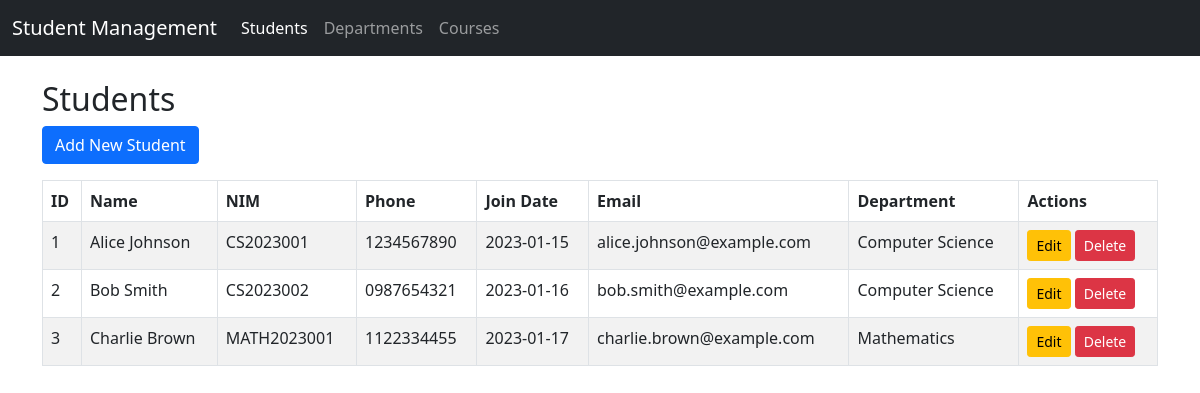
/tp_mvc/index.php, run on the app's committed database.
### tables this page shows
CREATE TABLE students (
    id INT AUTO_INCREMENT PRIMARY KEY,
    name VARCHAR(100) NOT NULL,
    nim VARCHAR(50) NOT NULL,
    phone VARCHAR(15),
    join_date DATE,
    email VARCHAR(100),
    address TEXT,
    department_id INT,
    FOREIGN KEY (department_id) REFERENCES departments(id)
);

CREATE TABLE departments (
    id INT AUTO_INCREMENT PRIMARY KEY,
    name VARCHAR(100) NOT NULL
);

### tp_mvc/controllers/StudentController.php (called while the page is built, shortened)
<?php
require_once 'models/Student.php';
class StudentController {
    private $student;
    public function __construct() {
        $this->student = new Student();
    }
    public function index() {
        $result = $this->student->getAll();
        include 'views/students/index.php';
    }
}
?>

### tp_mvc/models/Student.php (called while the page is built, shortened)
<?php
require_once 'config/database.php';
class Student {
    private $conn;
    private $table_name = "students";
    public function __construct() {
        $database = new Database();
        $this->conn = $database->getConnection();
    }
    public function getAll() {
        $query = "SELECT s.*, d.name as department_name
                 FROM " . $this->table_name . " s
                 LEFT JOIN departments d ON s.department_id = d.id
                 ORDER BY s.id";
        $result = $this->conn->query($query);
        return $result;
    }
}
?>

### tp_mvc/config/database.php (called while the page is built, shortened)
<?php
class Database {
    private $host = "localhost";
    private $username = "root";
    private $password = "";
    private $database = "tp8dpboc12025";
    public function getConnection() {
        $this->conn = null;
        try {
            $this->conn = new mysqli($this->host, $this->username, $this->password, $this->database);
        } catch (Exception $e) {
            echo "Connection error: " . $e->getMessage();
        }
        return $this->conn;
    }
}
?>

### tp_mvc/views/students/index.php (the view, shortened to what this page needs)
<?php
include 'views/layouts/header.php';
?>
<h2>Students</h2>
<div class="mb-3">
    <a href="index.php?controller=student&action=create" class="btn btn-primary">Add New Student</a>
</div>
<table class="table table-bordered table-striped">
    <thead>
        <tr>
            <th>ID</th>
            <th>Name</th>
            <th>NIM</th>
            <th>Phone</th>
            <th>Join Date</th>
            <th>Email</th>
            <th>Department</th>
            <th>Actions</th>
        </tr>
    </thead>
    <tbody>
        <?php if($result->num_rows > 0): ?>
            <?php while($row = $result->fetch_assoc()): ?>
                <tr>
                    <td><?php echo $row['id']; ?></td>
                    <td><?php echo $row['name']; ?></td>
                    <td><?php echo $row['nim']; ?></td>
                    <td><?php echo $row['phone']; ?></td>
                    <td><?php echo $row['join_date']; ?></td>
                    <td><?php echo $row['email'] ?? ''; ?></td>
                    <td><?php echo $row['department_name'] ?? 'N/A'; ?></td>
                    <td>
                        <a href="index.php?controller=student&action=edit&id=<?php echo $row['id']; ?>" class="btn btn-sm btn-warning">Edit</a>
                        <a href="index.php?controller=student&action=delete&id=<?php echo $row['id']; ?>" class="btn btn-sm btn-danger" onclick="return confirm('Are you sure you want to delete this student?')">Delete</a>
                    </td>
                </tr>
            <?php endwhile; ?>
        <?php else: ?>
            <tr>
                <td colspan="8" class="text-center">No students found</td>
            </tr>
        <?php endif; ?>
    </tbody>
</table>
<?php include 'views/layouts/footer.php'; ?>

### data on the page
students: id "1", name "Alice Johnson", nim "CS2023001", phone "1234567890", join_date "2023-01-15", email "alice.johnson@example.com", department.name "Computer Science"
students: id "2", name "Bob Smith", nim "CS2023002", phone "0987654321", join_date "2023-01-16", email "bob.smith@example.com", department.name "Computer Science"
students: id "3", name "Charlie Brown", nim "MATH2023001", phone "1122334455", join_date "2023-01-17", email "charlie.brown@example.com", department.name "Mathematics"
